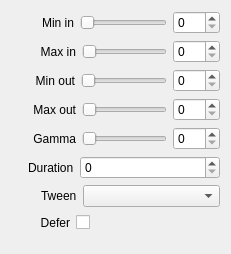
<?xml version="1.0" encoding="UTF-8"?>
<ui version="4.0">
 <class>InspectorLevelsWidget</class>
 <widget class="QWidget" name="InspectorLevelsWidget">
  <property name="geometry">
   <rect>
    <x>0</x>
    <y>0</y>
    <width>231</width>
    <height>252</height>
   </rect>
  </property>
  <property name="sizePolicy">
   <sizepolicy hsizetype="Expanding" vsizetype="Preferred">
    <horstretch>0</horstretch>
    <verstretch>0</verstretch>
   </sizepolicy>
  </property>
  <layout class="QVBoxLayout" name="verticalLayout">
   <item>
    <layout class="QHBoxLayout" name="horizontalLayoutMinIn">
     <item>
      <spacer name="horizontalSpacerMinIn">
       <property name="orientation">
        <enum>Qt::Horizontal</enum>
       </property>
       <property name="sizeType">
        <enum>QSizePolicy::Fixed</enum>
       </property>
       <property name="sizeHint" stdset="0">
        <size>
         <width>31</width>
         <height>20</height>
        </size>
       </property>
      </spacer>
     </item>
     <item>
      <widget class="QLabel" name="labelMinIn">
       <property name="text">
        <string>Min in</string>
       </property>
       <property name="alignment">
        <set>Qt::AlignRight|Qt::AlignTrailing|Qt::AlignVCenter</set>
       </property>
      </widget>
     </item>
     <item>
      <widget class="QSlider" name="sliderMinIn">
       <property name="maximum">
        <number>100</number>
       </property>
       <property name="orientation">
        <enum>Qt::Horizontal</enum>
       </property>
      </widget>
     </item>
     <item>
      <widget class="QSpinBox" name="spinBoxMinIn">
       <property name="maximum">
        <number>100</number>
       </property>
      </widget>
     </item>
    </layout>
   </item>
   <item>
    <layout class="QHBoxLayout" name="horizontalLayoutMaxIn">
     <item>
      <spacer name="horizontalSpacerMaxIn">
       <property name="orientation">
        <enum>Qt::Horizontal</enum>
       </property>
       <property name="sizeType">
        <enum>QSizePolicy::Fixed</enum>
       </property>
       <property name="sizeHint" stdset="0">
        <size>
         <width>29</width>
         <height>20</height>
        </size>
       </property>
      </spacer>
     </item>
     <item>
      <widget class="QLabel" name="labelMaxIn">
       <property name="text">
        <string>Max in</string>
       </property>
       <property name="alignment">
        <set>Qt::AlignRight|Qt::AlignTrailing|Qt::AlignVCenter</set>
       </property>
      </widget>
     </item>
     <item>
      <widget class="QSlider" name="sliderMaxIn">
       <property name="maximum">
        <number>100</number>
       </property>
       <property name="orientation">
        <enum>Qt::Horizontal</enum>
       </property>
      </widget>
     </item>
     <item>
      <widget class="QSpinBox" name="spinBoxMaxIn">
       <property name="maximum">
        <number>100</number>
       </property>
      </widget>
     </item>
    </layout>
   </item>
   <item>
    <layout class="QHBoxLayout" name="horizontalLayoutMinOut">
     <item>
      <spacer name="horizontalSpacerMinOut">
       <property name="orientation">
        <enum>Qt::Horizontal</enum>
       </property>
       <property name="sizeType">
        <enum>QSizePolicy::Fixed</enum>
       </property>
       <property name="sizeHint" stdset="0">
        <size>
         <width>23</width>
         <height>20</height>
        </size>
       </property>
      </spacer>
     </item>
     <item>
      <widget class="QLabel" name="labelMinOut">
       <property name="text">
        <string>Min out</string>
       </property>
       <property name="alignment">
        <set>Qt::AlignRight|Qt::AlignTrailing|Qt::AlignVCenter</set>
       </property>
      </widget>
     </item>
     <item>
      <widget class="QSlider" name="sliderMinOut">
       <property name="maximum">
        <number>100</number>
       </property>
       <property name="orientation">
        <enum>Qt::Horizontal</enum>
       </property>
      </widget>
     </item>
     <item>
      <widget class="QSpinBox" name="spinBoxMinOut">
       <property name="maximum">
        <number>100</number>
       </property>
      </widget>
     </item>
    </layout>
   </item>
   <item>
    <layout class="QHBoxLayout" name="horizontalLayoutMaxOut">
     <item>
      <spacer name="horizontalSpacerMaxOut">
       <property name="orientation">
        <enum>Qt::Horizontal</enum>
       </property>
       <property name="sizeType">
        <enum>QSizePolicy::Fixed</enum>
       </property>
       <property name="sizeHint" stdset="0">
        <size>
         <width>21</width>
         <height>20</height>
        </size>
       </property>
      </spacer>
     </item>
     <item>
      <widget class="QLabel" name="labelMaxOut">
       <property name="text">
        <string>Max out</string>
       </property>
       <property name="alignment">
        <set>Qt::AlignRight|Qt::AlignTrailing|Qt::AlignVCenter</set>
       </property>
      </widget>
     </item>
     <item>
      <widget class="QSlider" name="sliderMaxOut">
       <property name="maximum">
        <number>100</number>
       </property>
       <property name="orientation">
        <enum>Qt::Horizontal</enum>
       </property>
      </widget>
     </item>
     <item>
      <widget class="QSpinBox" name="spinBoxMaxOut">
       <property name="maximum">
        <number>100</number>
       </property>
      </widget>
     </item>
    </layout>
   </item>
   <item>
    <layout class="QHBoxLayout" name="horizontalLayoutGamma">
     <item>
      <spacer name="horizontalSpacerGamma">
       <property name="orientation">
        <enum>Qt::Horizontal</enum>
       </property>
       <property name="sizeType">
        <enum>QSizePolicy::Fixed</enum>
       </property>
       <property name="sizeHint" stdset="0">
        <size>
         <width>22</width>
         <height>20</height>
        </size>
       </property>
      </spacer>
     </item>
     <item>
      <widget class="QLabel" name="labelGamma">
       <property name="text">
        <string>Gamma</string>
       </property>
       <property name="alignment">
        <set>Qt::AlignRight|Qt::AlignTrailing|Qt::AlignVCenter</set>
       </property>
      </widget>
     </item>
     <item>
      <widget class="QSlider" name="sliderGamma">
       <property name="maximum">
        <number>100</number>
       </property>
       <property name="orientation">
        <enum>Qt::Horizontal</enum>
       </property>
      </widget>
     </item>
     <item>
      <widget class="QSpinBox" name="spinBoxGamma">
       <property name="maximum">
        <number>100</number>
       </property>
      </widget>
     </item>
    </layout>
   </item>
   <item>
    <layout class="QHBoxLayout" name="horizontalLayoutDuration">
     <item>
      <spacer name="horizontalSpacerDuration">
       <property name="orientation">
        <enum>Qt::Horizontal</enum>
       </property>
       <property name="sizeType">
        <enum>QSizePolicy::Fixed</enum>
       </property>
       <property name="sizeHint" stdset="0">
        <size>
         <width>17</width>
         <height>20</height>
        </size>
       </property>
      </spacer>
     </item>
     <item>
      <widget class="QLabel" name="labelDuration">
       <property name="text">
        <string>Duration</string>
       </property>
      </widget>
     </item>
     <item>
      <widget class="QSpinBox" name="spinBoxDuration">
       <property name="sizePolicy">
        <sizepolicy hsizetype="Expanding" vsizetype="Fixed">
         <horstretch>0</horstretch>
         <verstretch>0</verstretch>
        </sizepolicy>
       </property>
       <property name="maximum">
        <number>999</number>
       </property>
      </widget>
     </item>
    </layout>
   </item>
   <item>
    <layout class="QHBoxLayout" name="horizontalLayoutTween">
     <item>
      <spacer name="horizontalSpacerTween">
       <property name="orientation">
        <enum>Qt::Horizontal</enum>
       </property>
       <property name="sizeType">
        <enum>QSizePolicy::Fixed</enum>
       </property>
       <property name="sizeHint" stdset="0">
        <size>
         <width>30</width>
         <height>20</height>
        </size>
       </property>
      </spacer>
     </item>
     <item>
      <widget class="QLabel" name="labelEasing">
       <property name="text">
        <string>Tween</string>
       </property>
      </widget>
     </item>
     <item>
      <widget class="QComboBox" name="comboBoxTween">
       <property name="sizePolicy">
        <sizepolicy hsizetype="Expanding" vsizetype="Fixed">
         <horstretch>0</horstretch>
         <verstretch>0</verstretch>
        </sizepolicy>
       </property>
      </widget>
     </item>
    </layout>
   </item>
   <item>
    <layout class="QHBoxLayout" name="horizontalLayoutDefer">
     <item>
      <spacer name="horizontalSpacerDefer1">
       <property name="orientation">
        <enum>Qt::Horizontal</enum>
       </property>
       <property name="sizeType">
        <enum>QSizePolicy::Fixed</enum>
       </property>
       <property name="sizeHint" stdset="0">
        <size>
         <width>29</width>
         <height>20</height>
        </size>
       </property>
      </spacer>
     </item>
     <item>
      <widget class="QLabel" name="labelDefer">
       <property name="text">
        <string>Defer</string>
       </property>
       <property name="alignment">
        <set>Qt::AlignRight|Qt::AlignTrailing|Qt::AlignVCenter</set>
       </property>
      </widget>
     </item>
     <item>
      <widget class="QCheckBox" name="checkBoxDefer">
       <property name="layoutDirection">
        <enum>Qt::RightToLeft</enum>
       </property>
       <property name="text">
        <string/>
       </property>
      </widget>
     </item>
     <item>
      <spacer name="horizontalSpacerDefer2">
       <property name="orientation">
        <enum>Qt::Horizontal</enum>
       </property>
       <property name="sizeHint" stdset="0">
        <size>
         <width>40</width>
         <height>20</height>
        </size>
       </property>
      </spacer>
     </item>
    </layout>
   </item>
   <item>
    <spacer name="verticalSpacerLevels">
     <property name="orientation">
      <enum>Qt::Vertical</enum>
     </property>
     <property name="sizeType">
      <enum>QSizePolicy::Fixed</enum>
     </property>
     <property name="sizeHint" stdset="0">
      <size>
       <width>20</width>
       <height>10</height>
      </size>
     </property>
    </spacer>
   </item>
  </layout>
 </widget>
 <resources/>
 <connections>
  <connection>
   <sender>labelMinIn</sender>
   <signal>linkActivated(QString)</signal>
   <receiver>InspectorLevelsWidget</receiver>
   <slot>resetMinIn(QString)</slot>
   <hints>
    <hint type="sourcelabel">
     <x>70</x>
     <y>24</y>
    </hint>
    <hint type="destinationlabel">
     <x>189</x>
     <y>9</y>
    </hint>
   </hints>
  </connection>
  <connection>
   <sender>labelMinOut</sender>
   <signal>linkActivated(QString)</signal>
   <receiver>InspectorLevelsWidget</receiver>
   <slot>resetMinOut(QString)</slot>
   <hints>
    <hint type="sourcelabel">
     <x>73</x>
     <y>85</y>
    </hint>
    <hint type="destinationlabel">
     <x>0</x>
     <y>45</y>
    </hint>
   </hints>
  </connection>
  <connection>
   <sender>labelMaxIn</sender>
   <signal>linkActivated(QString)</signal>
   <receiver>InspectorLevelsWidget</receiver>
   <slot>resetMaxIn(QString)</slot>
   <hints>
    <hint type="sourcelabel">
     <x>75</x>
     <y>57</y>
    </hint>
    <hint type="destinationlabel">
     <x>2</x>
     <y>77</y>
    </hint>
   </hints>
  </connection>
  <connection>
   <sender>labelMaxOut</sender>
   <signal>linkActivated(QString)</signal>
   <receiver>InspectorLevelsWidget</receiver>
   <slot>resetMaxOut(QString)</slot>
   <hints>
    <hint type="sourcelabel">
     <x>53</x>
     <y>103</y>
    </hint>
    <hint type="destinationlabel">
     <x>1</x>
     <y>105</y>
    </hint>
   </hints>
  </connection>
  <connection>
   <sender>labelGamma</sender>
   <signal>linkActivated(QString)</signal>
   <receiver>InspectorLevelsWidget</receiver>
   <slot>resetGamma(QString)</slot>
   <hints>
    <hint type="sourcelabel">
     <x>56</x>
     <y>135</y>
    </hint>
    <hint type="destinationlabel">
     <x>0</x>
     <y>136</y>
    </hint>
   </hints>
  </connection>
  <connection>
   <sender>labelDuration</sender>
   <signal>linkActivated(QString)</signal>
   <receiver>InspectorLevelsWidget</receiver>
   <slot>resetDuration(QString)</slot>
   <hints>
    <hint type="sourcelabel">
     <x>50</x>
     <y>166</y>
    </hint>
    <hint type="destinationlabel">
     <x>0</x>
     <y>171</y>
    </hint>
   </hints>
  </connection>
  <connection>
   <sender>labelEasing</sender>
   <signal>linkActivated(QString)</signal>
   <receiver>InspectorLevelsWidget</receiver>
   <slot>resetTween(QString)</slot>
   <hints>
    <hint type="sourcelabel">
     <x>54</x>
     <y>189</y>
    </hint>
    <hint type="destinationlabel">
     <x>0</x>
     <y>203</y>
    </hint>
   </hints>
  </connection>
  <connection>
   <sender>spinBoxDuration</sender>
   <signal>valueChanged(int)</signal>
   <receiver>InspectorLevelsWidget</receiver>
   <slot>durationChanged(int)</slot>
   <hints>
    <hint type="sourcelabel">
     <x>171</x>
     <y>159</y>
    </hint>
    <hint type="destinationlabel">
     <x>210</x>
     <y>159</y>
    </hint>
   </hints>
  </connection>
  <connection>
   <sender>comboBoxTween</sender>
   <signal>currentIndexChanged(QString)</signal>
   <receiver>InspectorLevelsWidget</receiver>
   <slot>tweenChanged(QString)</slot>
   <hints>
    <hint type="sourcelabel">
     <x>162</x>
     <y>185</y>
    </hint>
    <hint type="destinationlabel">
     <x>211</x>
     <y>185</y>
    </hint>
   </hints>
  </connection>
  <connection>
   <sender>sliderMinIn</sender>
   <signal>valueChanged(int)</signal>
   <receiver>InspectorLevelsWidget</receiver>
   <slot>sliderMinInChanged(int)</slot>
   <hints>
    <hint type="sourcelabel">
     <x>120</x>
     <y>16</y>
    </hint>
    <hint type="destinationlabel">
     <x>5</x>
     <y>20</y>
    </hint>
   </hints>
  </connection>
  <connection>
   <sender>sliderMaxIn</sender>
   <signal>valueChanged(int)</signal>
   <receiver>InspectorLevelsWidget</receiver>
   <slot>sliderMaxInChanged(int)</slot>
   <hints>
    <hint type="sourcelabel">
     <x>89</x>
     <y>47</y>
    </hint>
    <hint type="destinationlabel">
     <x>9</x>
     <y>4</y>
    </hint>
   </hints>
  </connection>
  <connection>
   <sender>sliderMinOut</sender>
   <signal>valueChanged(int)</signal>
   <receiver>InspectorLevelsWidget</receiver>
   <slot>sliderMinOutChanged(int)</slot>
   <hints>
    <hint type="sourcelabel">
     <x>130</x>
     <y>80</y>
    </hint>
    <hint type="destinationlabel">
     <x>18</x>
     <y>62</y>
    </hint>
   </hints>
  </connection>
  <connection>
   <sender>sliderMaxOut</sender>
   <signal>valueChanged(int)</signal>
   <receiver>InspectorLevelsWidget</receiver>
   <slot>sliderMaxOutChanged(int)</slot>
   <hints>
    <hint type="sourcelabel">
     <x>157</x>
     <y>106</y>
    </hint>
    <hint type="destinationlabel">
     <x>14</x>
     <y>92</y>
    </hint>
   </hints>
  </connection>
  <connection>
   <sender>spinBoxMinIn</sender>
   <signal>valueChanged(int)</signal>
   <receiver>InspectorLevelsWidget</receiver>
   <slot>spinBoxMinInChanged(int)</slot>
   <hints>
    <hint type="sourcelabel">
     <x>212</x>
     <y>21</y>
    </hint>
    <hint type="destinationlabel">
     <x>230</x>
     <y>23</y>
    </hint>
   </hints>
  </connection>
  <connection>
   <sender>spinBoxMaxIn</sender>
   <signal>valueChanged(int)</signal>
   <receiver>InspectorLevelsWidget</receiver>
   <slot>spinBoxMaxInChanged(int)</slot>
   <hints>
    <hint type="sourcelabel">
     <x>215</x>
     <y>46</y>
    </hint>
    <hint type="destinationlabel">
     <x>230</x>
     <y>52</y>
    </hint>
   </hints>
  </connection>
  <connection>
   <sender>spinBoxMinOut</sender>
   <signal>valueChanged(int)</signal>
   <receiver>InspectorLevelsWidget</receiver>
   <slot>spinBoxMinOutChanged(int)</slot>
   <hints>
    <hint type="sourcelabel">
     <x>211</x>
     <y>75</y>
    </hint>
    <hint type="destinationlabel">
     <x>230</x>
     <y>78</y>
    </hint>
   </hints>
  </connection>
  <connection>
   <sender>spinBoxMaxOut</sender>
   <signal>valueChanged(int)</signal>
   <receiver>InspectorLevelsWidget</receiver>
   <slot>spinBoxMaxOutChanged(int)</slot>
   <hints>
    <hint type="sourcelabel">
     <x>204</x>
     <y>109</y>
    </hint>
    <hint type="destinationlabel">
     <x>230</x>
     <y>107</y>
    </hint>
   </hints>
  </connection>
  <connection>
   <sender>spinBoxGamma</sender>
   <signal>valueChanged(int)</signal>
   <receiver>InspectorLevelsWidget</receiver>
   <slot>spinBoxGammaChanged(int)</slot>
   <hints>
    <hint type="sourcelabel">
     <x>210</x>
     <y>134</y>
    </hint>
    <hint type="destinationlabel">
     <x>230</x>
     <y>134</y>
    </hint>
   </hints>
  </connection>
  <connection>
   <sender>sliderGamma</sender>
   <signal>valueChanged(int)</signal>
   <receiver>InspectorLevelsWidget</receiver>
   <slot>sliderGammaChanged(int)</slot>
   <hints>
    <hint type="sourcelabel">
     <x>102</x>
     <y>131</y>
    </hint>
    <hint type="destinationlabel">
     <x>14</x>
     <y>143</y>
    </hint>
   </hints>
  </connection>
  <connection>
   <sender>labelDefer</sender>
   <signal>linkActivated(QString)</signal>
   <receiver>InspectorLevelsWidget</receiver>
   <slot>resetDefer(QString)</slot>
   <hints>
    <hint type="sourcelabel">
     <x>52</x>
     <y>217</y>
    </hint>
    <hint type="destinationlabel">
     <x>5</x>
     <y>229</y>
    </hint>
   </hints>
  </connection>
  <connection>
   <sender>checkBoxDefer</sender>
   <signal>stateChanged(int)</signal>
   <receiver>InspectorLevelsWidget</receiver>
   <slot>deferChanged(int)</slot>
   <hints>
    <hint type="sourcelabel">
     <x>87</x>
     <y>213</y>
    </hint>
    <hint type="destinationlabel">
     <x>227</x>
     <y>218</y>
    </hint>
   </hints>
  </connection>
 </connections>
 <slots>
  <slot>resetMinIn(QString)</slot>
  <slot>sliderMinInChanged(int)</slot>
  <slot>sliderMinOutChanged(int)</slot>
  <slot>resetMinOut(QString)</slot>
  <slot>sliderMaxInChanged(int)</slot>
  <slot>resetMaxIn(QString)</slot>
  <slot>sliderMaxOutChanged(int)</slot>
  <slot>resetMaxOut(QString)</slot>
  <slot>sliderGammaChanged(int)</slot>
  <slot>resetGamma(QString)</slot>
  <slot>resetDuration(QString)</slot>
  <slot>resetTween(QString)</slot>
  <slot>durationChanged(int)</slot>
  <slot>tweenChanged(QString)</slot>
  <slot>spinBoxMinInChanged(int)</slot>
  <slot>spinBoxMinOutChanged(int)</slot>
  <slot>spinBoxMaxInChanged(int)</slot>
  <slot>spinBoxMaxOutChanged(int)</slot>
  <slot>spinBoxGammaChanged(int)</slot>
  <slot>resetDefer(QString)</slot>
  <slot>deferChanged(int)</slot>
 </slots>
</ui>
